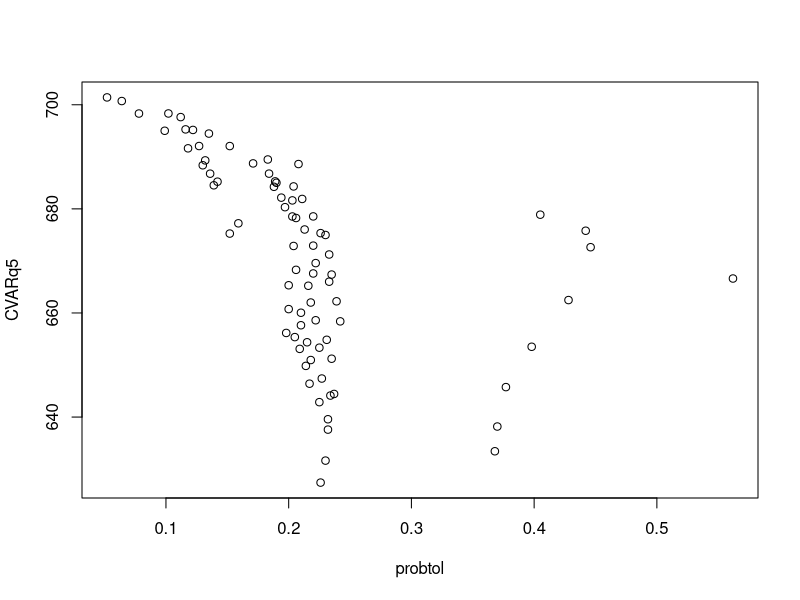
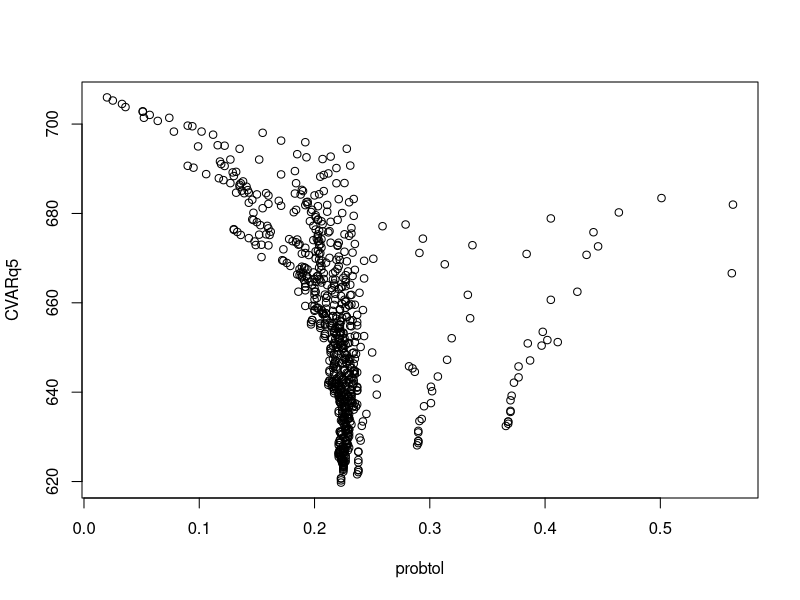

These charts were generated, in order, by the following R code:
#DM put options
putDM=matrix(c(c(0.66,0.65,0.64,0.63,0.62,0.61,0.60,0.59,0.55),
               c(0.085855,0.032191,0.020795,0.017001,0.013711,
                 0.010851,0.008388,0.006291,0.001401)),ncol=2)
             
colnames(putDM)=c("kDM","cDM")

#BP put options
putBP=matrix(c(c(1.3,1.25,1.20,1.15,1.1,1.05,1,0.95,0.9),
               c(0.137213,0.082645,0.0450460,0.028348,0.016146,
                 0.007860,0.003277,0.001134,0.000245)),ncol=2)

colnames(putBP)=c("kBP","cBP")


put.grid=expand.grid(putDM[,1],putBP[,1])

put.grid=cbind(put.grid[,1],rep(NA,nrow(put.grid)),
                put.grid[,2],rep(NA,nrow(put.grid)))

colnames(put.grid)=c(colnames(putDM),colnames(putBP))


for(i in 1:nrow(put.grid)){
   put.grid[i,2]=putDM[which(putDM[,1]==put.grid[i,1]),2]
   put.grid[i,4]=putBP[which(putBP[,1]==put.grid[i,3]),2]
}


HedgeRevDM=function(DMfcst=645,currentDM=0.6513,nDM=500,
                    kDM,cDM,deltaDM){
     DMfcst*currentDM*(1+deltaDM/100)+
     nDM*(max(kDM-currentDM*(1+deltaDM/100),0)-cDM)
}


HedgeRevBP=function(BPfcst=272,currentBP=1.234,nBP=500,
                    kBP,cBP,deltaBP){
     BPfcst*currentBP*(1+deltaBP/100)+
     nBP*(max(kBP-currentBP*(1+deltaBP/100),0)-cBP)
}


sigmaDM=9
sigmaBP=11
corrDMxBP=0.675
covDMxBP=sigmaDM*sigmaBP*corrDMxBP
mu.est=c(0,0)
covMatrix=matrix(c(sigmaDM^2,covDMxBP,covDMxBP,sigmaBP^2),nrow=2)
covMatrix

cov2cor(covMatrix)

S=1000

library(MASS)
set.seed(9527)
ExRate=mvrnorm(S,mu.est,covMatrix)
cor(ExRate[,1],ExRate[,2])

CVARq5=rep(0,nrow(put.grid))
muRev=rep(0,nrow(put.grid))
sigRev=rep(0,nrow(put.grid))
bottomlineRev=706
probtol=rep(0,nrow(put.grid))

for(i in 1:nrow(put.grid)){
    revUS.temp=rep(0,S)
    for(s in 1:S){
       DMtoUS.s=HedgeRevDM(nDM=500,
                  kDM=put.grid[i,1],cDM=put.grid[i,2],
                  deltaDM=ExRate[s,1])
       BPtoUS.s=HedgeRevBP(nBP=500,
                  kBP=put.grid[i,3],cBP=put.grid[i,4],
                  deltaBP=ExRate[s,2])
       revUS.temp[s]=DMtoUS.s+BPtoUS.s
    }
    revUS.temp.q5=quantile(revUS.temp,0.05)
    CVARq5[i]=mean(revUS.temp[which(revUS.temp<revUS.temp.q5)])
    muRev[i]=mean(revUS.temp)
    sigRev[i]=sd(revUS.temp)
    probtol[i]=sum(revUS.temp<bottomlineRev)/S
    print(i)
}

which.max(CVARq5)
which.max(muRev)
which.min(sigRev)
which.min(probtol)

plot(probtol,CVARq5)
which(probtol<0.1 & CVARq5>690)
muRev[which(probtol<0.1 & CVARq5>690)]
summary(muRev)

put.grid[which(probtol<0.1 & CVARq5>690),]



##Each option bought for 55.55556 (i.e., 500/9)
##
HedgeRevDM.base=function(DMfcst=645,currentDM=0.6513,nDM=500,
                         kDM,cDM,deltaDM){
  DMfcst*currentDM*(1+deltaDM/100)
}
#
HedgeRevDM.opt=function(DMfcst=645,currentDM=0.6513,nDM=500,
                        kDM,cDM,deltaDM){
  nDM*(max(kDM-currentDM*(1+deltaDM/100),0)-cDM)
}
##
HedgeRevBP.base=function(BPfcst=272,currentBP=1.234,nBP=500,
                         kBP,cBP,deltaBP){
  BPfcst*currentBP*(1+deltaBP/100)
}
#
HedgeRevBP.opt=function(BPfcst=272,currentBP=1.234,nBP=500,
                        kBP,cBP,deltaBP){
  nBP*(max(kBP-currentBP*(1+deltaBP/100),0)-cBP)
}
###
revUS.base=rep(0,S)
revUS.opt=matrix(0,nrow=S,ncol=nrow(putDM))
for(s in 1:S){
  DMtoUS.base.s=HedgeRevDM.base(nDM=500/nrow(putDM),
                              kDM=putDM[i,1],cDM=putDM[i,2],
                              deltaDM=ExRate[s,1])
  BPtoUS.base.s=HedgeRevBP.base(nBP=500/nrow(putBP),
                              kBP=putBP[i,1],cBP=putBP[i,2],
                              deltaBP=ExRate[s,2])
  revUS.base[s]=DMtoUS.base.s+BPtoUS.base.s
}
#
for(i in 1:nrow(putDM)){
  revUS.opt.temp=rep(0,S)
  for(s in 1:S){
    DMtoUS.opt.s=HedgeRevDM.opt(nDM=500/nrow(putDM),
                        kDM=putDM[i,1],cDM=putDM[i,2],
                        deltaDM=ExRate[s,1])
    BPtoUS.opt.s=HedgeRevBP.opt(nBP=500/nrow(putBP),
                        kBP=putBP[i,1],cBP=putBP[i,2],
                        deltaBP=ExRate[s,2])
    revUS.opt.temp[s]=DMtoUS.opt.s+BPtoUS.opt.s
  }
  revUS.opt[,i]=revUS.opt.temp
  print(i)
}

revUS.equal=apply(revUS.opt,1,sum)+revUS.base
length(revUS.equal)

temp.q5=quantile(revUS.equal,0.05)
mean(revUS.equal[which(revUS.equal<temp.q5)])
mean(revUS.equal)
sum(revUS.equal<bottomlineRev)/S



##Expand put options
nDM.opt=c(100L,300L,500L)
nBP.opt=c(100L,300L,500L)

n.opt=expand.grid(nDM.opt,nBP.opt)
colnames(n.opt)=c("nDM","nBP")


put.grid.ii=c()
for(j in 1:nrow(n.opt)){
    put.grid.temp=cbind(put.grid,
                        rep(n.opt[j,1],nrow(put.grid)),
                        rep(n.opt[j,2],nrow(put.grid)))
    put.grid.ii=rbind(put.grid.ii,put.grid.temp)
}


colnames(put.grid.ii)=c(colnames(put.grid),colnames(n.opt))
head(put.grid.ii)

CVARq5=rep(0,nrow(put.grid.ii))
muRev=rep(0,nrow(put.grid.ii))
sigRev=rep(0,nrow(put.grid.ii))
bottomlineRev=706
probtol=rep(0,nrow(put.grid.ii))

for(i in 1:nrow(put.grid.ii)){
  revUS.temp=rep(0,S)
  for(s in 1:S){
    DMtoUS.s=HedgeRevDM(nDM=put.grid.ii[i,5],
                        kDM=put.grid.ii[i,1],
                        cDM=put.grid.ii[i,2],
                        deltaDM=ExRate[s,1])
    #
    BPtoUS.s=HedgeRevBP(nBP=put.grid.ii[i,6],
                        kBP=put.grid.ii[i,3],
                        cBP=put.grid.ii[i,4],
                        deltaBP=ExRate[s,2])
    revUS.temp[s]=DMtoUS.s+BPtoUS.s
  }
  revUS.temp.q5=quantile(revUS.temp,0.05)
  CVARq5[i]=mean(revUS.temp[which(revUS.temp<revUS.temp.q5)])
  muRev[i]=mean(revUS.temp)
  sigRev[i]=sd(revUS.temp)
  probtol[i]=sum(revUS.temp<bottomlineRev)/S
  print(i)
}


which.max(CVARq5)
which.max(muRev)
which.min(sigRev)
which.min(probtol)

options(scipen = 999)
put.grid.ii[417,]
put.grid.ii[81,]


plot(probtol,CVARq5)
which(probtol<0.05 & CVARq5>700)
muRev[which(probtol<0.05 & CVARq5>700)]
summary(muRev)

put.grid.ii[which(probtol<0.05 & CVARq5>700),]


